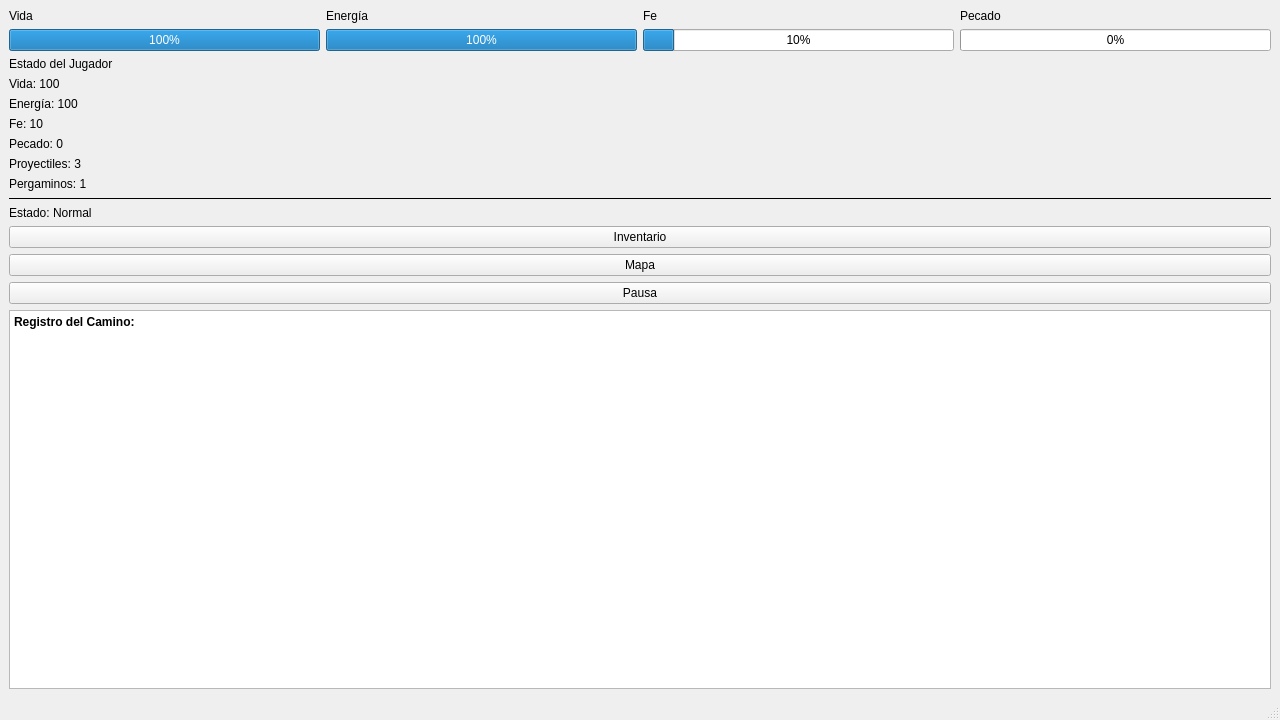
<?xml version="1.0" encoding="UTF-8"?>
<ui version="4.0">
 <class>MainWindow</class>
 <widget class="QMainWindow" name="MainWindow">
  <property name="geometry">
   <rect>
    <x>0</x>
    <y>0</y>
    <width>1280</width>
    <height>720</height>
   </rect>
  </property>
  <property name="windowTitle">
   <string>Camino del Fuego</string>
  </property>
  <widget class="QWidget" name="centralwidget">
   <layout class="QVBoxLayout" name="verticalLayout_main">
    <item>
     <layout class="QHBoxLayout" name="layoutHUD">
      <item>
       <layout class="QVBoxLayout" name="layoutVida">
        <item>
         <widget class="QLabel" name="labelVidaTitulo">
          <property name="text">
           <string>Vida</string>
          </property>
         </widget>
        </item>
        <item>
         <widget class="QProgressBar" name="barraVida">
          <property name="maximum">
           <number>100</number>
          </property>
          <property name="value">
           <number>100</number>
          </property>
         </widget>
        </item>
       </layout>
      </item>
      <item>
       <layout class="QVBoxLayout" name="layoutEnergia">
        <item>
         <widget class="QLabel" name="labelEnergiaTitulo">
          <property name="text">
           <string>Energía</string>
          </property>
         </widget>
        </item>
        <item>
         <widget class="QProgressBar" name="barraEnergia">
          <property name="maximum">
           <number>100</number>
          </property>
          <property name="value">
           <number>100</number>
          </property>
         </widget>
        </item>
       </layout>
      </item>
      <item>
       <layout class="QVBoxLayout" name="layoutFe">
        <item>
         <widget class="QLabel" name="labelFeTitulo">
          <property name="text">
           <string>Fe</string>
          </property>
         </widget>
        </item>
        <item>
         <widget class="QProgressBar" name="barraFe">
          <property name="maximum">
           <number>100</number>
          </property>
          <property name="value">
           <number>10</number>
          </property>
         </widget>
        </item>
       </layout>
      </item>
      <item>
       <layout class="QVBoxLayout" name="layoutPecado">
        <item>
         <widget class="QLabel" name="labelPecadoTitulo">
          <property name="text">
           <string>Pecado</string>
          </property>
         </widget>
        </item>
        <item>
         <widget class="QProgressBar" name="barraPecado">
          <property name="maximum">
           <number>100</number>
          </property>
          <property name="value">
           <number>0</number>
          </property>
         </widget>
        </item>
       </layout>
      </item>
     </layout>
    </item>
    <item>
     <layout class="QHBoxLayout" name="layoutCenter"/>
    </item>
    <item>
     <layout class="QVBoxLayout" name="layoutPanelRPG">
      <item>
       <widget class="QLabel" name="labelPanelTitulo">
        <property name="text">
         <string>Estado del Jugador</string>
        </property>
       </widget>
      </item>
      <item>
       <widget class="QLabel" name="labelVidaInfo">
        <property name="text">
         <string>Vida: 100</string>
        </property>
       </widget>
      </item>
      <item>
       <widget class="QLabel" name="labelEnergiaInfo">
        <property name="text">
         <string>Energía: 100</string>
        </property>
       </widget>
      </item>
      <item>
       <widget class="QLabel" name="labelFeInfo">
        <property name="text">
         <string>Fe: 10</string>
        </property>
       </widget>
      </item>
      <item>
       <widget class="QLabel" name="labelPecadoInfo">
        <property name="text">
         <string>Pecado: 0</string>
        </property>
       </widget>
      </item>
      <item>
       <widget class="QLabel" name="labelProyectiles">
        <property name="text">
         <string>Proyectiles: 3</string>
        </property>
       </widget>
      </item>
      <item>
       <widget class="QLabel" name="labelPergaminos">
        <property name="text">
         <string>Pergaminos: 1</string>
        </property>
       </widget>
      </item>
      <item>
       <widget class="QFrame" name="line">
        <property name="frameShape">
         <enum>QFrame::Shape::HLine</enum>
        </property>
       </widget>
      </item>
      <item>
       <widget class="QLabel" name="labelEstado">
        <property name="text">
         <string>Estado: Normal</string>
        </property>
       </widget>
      </item>
      <item>
       <widget class="QPushButton" name="btnInventario">
        <property name="text">
         <string>Inventario</string>
        </property>
       </widget>
      </item>
      <item>
       <widget class="QPushButton" name="btnMapa">
        <property name="text">
         <string>Mapa</string>
        </property>
       </widget>
      </item>
      <item>
       <widget class="QPushButton" name="btnPausa">
        <property name="text">
         <string>Pausa</string>
        </property>
       </widget>
      </item>
     </layout>
    </item>
    <item>
     <widget class="QTextBrowser" name="textoRegistro">
      <property name="html">
       <string>&lt;!DOCTYPE HTML PUBLIC &quot;-//W3C//DTD HTML 4.0//EN&quot; &quot;http://www.w3.org/TR/REC-html40/strict.dtd&quot;&gt;
&lt;html&gt;&lt;head&gt;&lt;meta name=&quot;qrichtext&quot; content=&quot;1&quot; /&gt;&lt;meta charset=&quot;utf-8&quot; /&gt;&lt;style type=&quot;text/css&quot;&gt;
p, li { white-space: pre-wrap; }
hr { height: 1px; border-width: 0; }
li.unchecked::marker { content: &quot;\2610&quot;; }
li.checked::marker { content: &quot;\2612&quot;; }
&lt;/style&gt;&lt;/head&gt;&lt;body style=&quot; font-family:'Segoe UI'; font-size:9pt; font-weight:400; font-style:normal;&quot;&gt;
&lt;p style=&quot; margin-top:0px; margin-bottom:0px; margin-left:0px; margin-right:0px; -qt-block-indent:0; text-indent:0px;&quot;&gt;&lt;span style=&quot; font-weight:700;&quot;&gt;Registro del Camino:&lt;/span&gt; &lt;/p&gt;&lt;/body&gt;&lt;/html&gt;</string>
      </property>
     </widget>
    </item>
   </layout>
  </widget>
  <widget class="QMenuBar" name="menubar">
   <property name="geometry">
    <rect>
     <x>0</x>
     <y>0</y>
     <width>1280</width>
     <height>21</height>
    </rect>
   </property>
  </widget>
  <widget class="QStatusBar" name="statusbar"/>
 </widget>
 <resources/>
 <connections/>
</ui>
